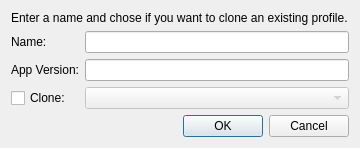
<?xml version="1.0" encoding="UTF-8"?>
<ui version="4.0">
 <class>AddProfileDialog</class>
 <widget class="QDialog" name="AddProfileDialog">
  <property name="geometry">
   <rect>
    <x>0</x>
    <y>0</y>
    <width>360</width>
    <height>126</height>
   </rect>
  </property>
  <property name="windowTitle">
   <string>New Profile</string>
  </property>
  <layout class="QGridLayout" name="gridLayout_2">
   <item row="0" column="0">
    <widget class="QLabel" name="label">
     <property name="text">
      <string>Enter a name and chose if you want to clone an existing profile.</string>
     </property>
    </widget>
   </item>
   <item row="1" column="0">
    <layout class="QGridLayout" name="gridLayout">
     <item row="2" column="0">
      <widget class="QCheckBox" name="clone_check_box">
       <property name="toolTip">
        <string>Copy configuration from existing profile</string>
       </property>
       <property name="text">
        <string>Clone:</string>
       </property>
      </widget>
     </item>
     <item row="2" column="1">
      <widget class="QComboBox" name="clone_selection_box">
       <property name="enabled">
        <bool>false</bool>
       </property>
      </widget>
     </item>
     <item row="0" column="0">
      <widget class="QLabel" name="label_2">
       <property name="toolTip">
        <string>Profile name</string>
       </property>
       <property name="text">
        <string>Name:</string>
       </property>
      </widget>
     </item>
     <item row="0" column="1">
      <widget class="ValidatingLineEdit" name="name_field"/>
     </item>
     <item row="1" column="0">
      <widget class="QLabel" name="label_3">
       <property name="text">
        <string>App Version:</string>
       </property>
      </widget>
     </item>
     <item row="1" column="1">
      <widget class="QLineEdit" name="app_version_field"/>
     </item>
    </layout>
   </item>
   <item row="2" column="0">
    <spacer name="verticalSpacer">
     <property name="orientation">
      <enum>Qt::Vertical</enum>
     </property>
     <property name="sizeHint" stdset="0">
      <size>
       <width>20</width>
       <height>0</height>
      </size>
     </property>
    </spacer>
   </item>
   <item row="3" column="0">
    <widget class="QDialogButtonBox" name="buttonBox">
     <property name="orientation">
      <enum>Qt::Horizontal</enum>
     </property>
     <property name="standardButtons">
      <set>QDialogButtonBox::Cancel|QDialogButtonBox::Ok</set>
     </property>
    </widget>
   </item>
  </layout>
 </widget>
 <customwidgets>
  <customwidget>
   <class>ValidatingLineEdit</class>
   <extends>QLineEdit</extends>
   <header>ui/validatinglineedit.h</header>
  </customwidget>
 </customwidgets>
 <resources/>
 <connections>
  <connection>
   <sender>buttonBox</sender>
   <signal>accepted()</signal>
   <receiver>AddProfileDialog</receiver>
   <slot>accept()</slot>
   <hints>
    <hint type="sourcelabel">
     <x>248</x>
     <y>254</y>
    </hint>
    <hint type="destinationlabel">
     <x>157</x>
     <y>274</y>
    </hint>
   </hints>
  </connection>
  <connection>
   <sender>buttonBox</sender>
   <signal>rejected()</signal>
   <receiver>AddProfileDialog</receiver>
   <slot>reject()</slot>
   <hints>
    <hint type="sourcelabel">
     <x>316</x>
     <y>260</y>
    </hint>
    <hint type="destinationlabel">
     <x>286</x>
     <y>274</y>
    </hint>
   </hints>
  </connection>
 </connections>
</ui>
